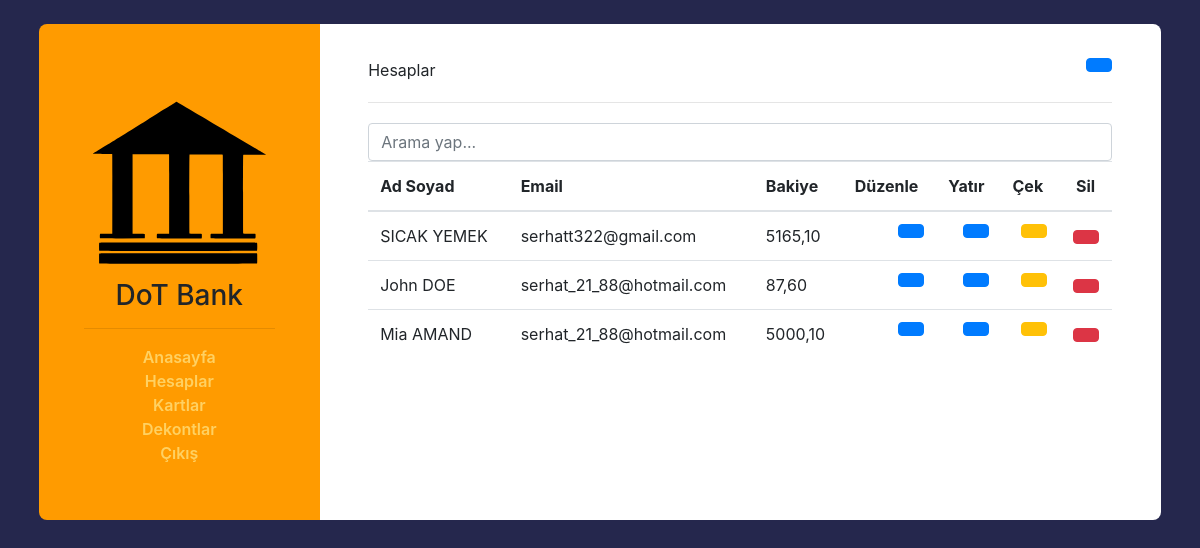
/user/ (signed in), run on an earlier commit of the app's database.
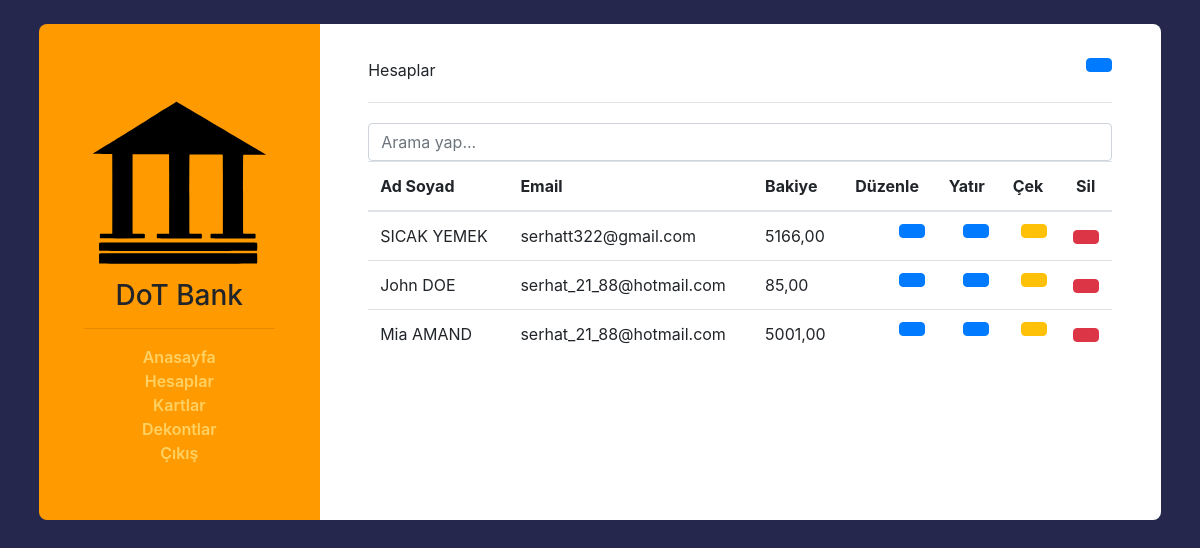
And on a later commit of the database.
### model/__init__.py (models this page shows)
class User(db.Model):
    id = db.Column(db.Integer, primary_key=True, unique=True, autoincrement=True)
    name = db.Column(db.Text)
    surname = db.Column(db.Text)
    email = db.Column(db.Text)
    amount = db.Column(db.Integer)
    createddate = db.Column(db.Text, default=getdate())

### controller/homeController.py (the view, shortened to what this page needs)
@backend.route("/user/", methods=["GET", "POST"])
def user():
    if session.get("login", ""):
        users = userEvents.viewall()
        return render_template("user.html", users=users, amountformat=userEvents.amountformatter)
    else:
        return redirect(url_for(".login"))

### model/userEvents.py (called while the page is built)
def viewall(): return User.query.all()

def amountformatter(amount):
    stramount = str(amount)
    if len(stramount) < 3:
        return "0," + stramount[len(stramount) - 2] + "" + stramount[len(stramount) - 1]
    return stramount[0:len(stramount)-2]+"," + stramount[len(stramount)-2] + "" + stramount[len(stramount)-1]

### templates/user.html (shortened to what this page needs)
{% extends "layout.html"%}
{% block body %}
<div class="col-md-12">
  Hesaplar
  <button type="button" class="btn btn-primary btn-rounded btn-icon float-right" data-toggle="modal" data-target="#adduser">
  </button>
</div>
<div class="col-md-12">
  <hr style="margin-top: 20px; margin-bottom: 20px;"/>
</div>
<div class="mst-form col-md-12">
    <input class="form-control" id="filterinput" type="text" placeholder="Arama yap...">
    {% if users == [] %}
        <div class="alert alert-warning">Kayıt yok</div>
    {% else %}
    <div class="table-responsive table-hover">
        <table class="table">
            <thead>
                <tr>
                    <th>Ad Soyad</th>
                    <th>Email</th>
                    <th>Bakiye</th>
                    <th>Düzenle</th>
                    <th>Yatır</th>
                    <th>Çek</th>
                    <th><center>Sil</center></th>
                </tr>
            </thead>
            <tbody id="filtertable">
            {% for user in users %}
                <tr>
                    <td>{{ user.name + " " + user.surname }}</td>
                    <td>{{ user.email }}</td>
                    <td>{{ amountformat(user.amount) }}</td>
                    <td>
                        <center>
                            <button type="button" class="btn btn-primary btn-rounded btn-icon float-right" data-toggle="modal" data-target="#update{{user.id}}">
                            </button>
                        </center>
                    </td>
                    <td>
                        <center>
                            <button type="button" class="btn btn-primary btn-rounded btn-icon float-right" data-toggle="modal" data-target="#deposit{{user.id}}">
                            </button>
                        </center>
                    </td>
                    <td>
                        <center>
                            <button type="button" class="btn btn-warning btn-rounded btn-icon float-right" data-toggle="modal" data-target="#withdraw{{user.id}}">
                            </button>
                        </center>
                    </td>
                    <td>
                        <center>
                            <form action="{{url_for('.user')}}" method="POST">
                                <button type="submit" name="event" value="deleteuser" class="btn btn-danger btn-rounded">
                                </button>
                            </form>
                        </center>
                    </td>
                </tr>
          </div>
      {% endfor %}
  </div>
{% endif %}
</div>
{% endblock %}

What changed in the data, as far as the page shows it:
changed User "SICAK YEMEK": amount "5165,10" → "5166,00"
changed User "John DOE": amount "87,60" → "85,00"
changed User "Mia AMAND": amount "5000,10" → "5001,00"
